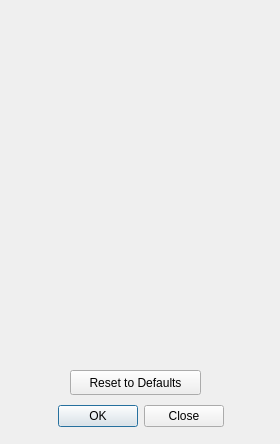
<?xml version="1.0" encoding="UTF-8"?>
<ui version="4.0">
 <class>PresetDialog</class>
 <widget class="QDialog" name="PresetDialog">
  <property name="geometry">
   <rect>
    <x>0</x>
    <y>0</y>
    <width>280</width>
    <height>444</height>
   </rect>
  </property>
  <property name="windowTitle">
   <string>Color Presets</string>
  </property>
  <widget class="QDialogButtonBox" name="buttonBox">
   <property name="geometry">
    <rect>
     <x>0</x>
     <y>400</y>
     <width>281</width>
     <height>32</height>
    </rect>
   </property>
   <property name="orientation">
    <enum>Qt::Horizontal</enum>
   </property>
   <property name="standardButtons">
    <set>QDialogButtonBox::Close|QDialogButtonBox::Ok</set>
   </property>
   <property name="centerButtons">
    <bool>true</bool>
   </property>
  </widget>
  <widget class="QPushButton" name="pushButton">
   <property name="geometry">
    <rect>
     <x>70</x>
     <y>370</y>
     <width>131</width>
     <height>25</height>
    </rect>
   </property>
   <property name="text">
    <string>Reset to Defaults</string>
   </property>
  </widget>
 </widget>
 <resources/>
 <connections>
  <connection>
   <sender>buttonBox</sender>
   <signal>accepted()</signal>
   <receiver>PresetDialog</receiver>
   <slot>accept()</slot>
   <hints>
    <hint type="sourcelabel">
     <x>248</x>
     <y>254</y>
    </hint>
    <hint type="destinationlabel">
     <x>157</x>
     <y>274</y>
    </hint>
   </hints>
  </connection>
  <connection>
   <sender>buttonBox</sender>
   <signal>rejected()</signal>
   <receiver>PresetDialog</receiver>
   <slot>reject()</slot>
   <hints>
    <hint type="sourcelabel">
     <x>316</x>
     <y>260</y>
    </hint>
    <hint type="destinationlabel">
     <x>286</x>
     <y>274</y>
    </hint>
   </hints>
  </connection>
 </connections>
</ui>
